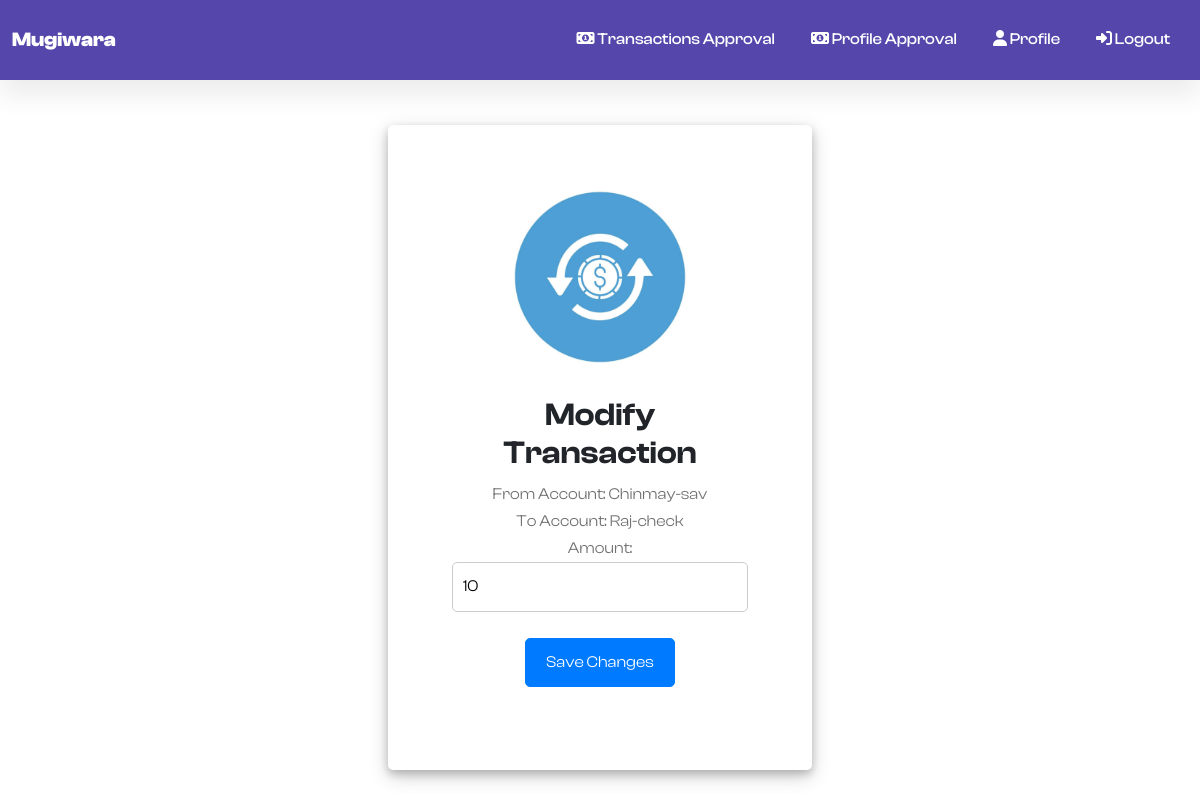
/modify_transaction/17/ (signed in), run on the app's committed database.
### users/models.py (models this page shows, shortened)
class Transactions(models.Model):
    transaction_status = {
        'pending': 'Waiting for approval',
        'rejected': 'Rejected',
        'approved': 'Approved'
    }
    transaction_type = {
        'transfer': 'transfer',
        'credit': 'credit',
        'debit': 'debit'
    }
    otp_type={
        'yes':'yes',
        'no':'no'
    }
    from_account = models.ForeignKey('Account', on_delete = models.CASCADE, related_name = 'from_account')
    to_account = models.ForeignKey('Account', on_delete = models.CASCADE, related_name = 'to_account')
    amount = models.BigIntegerField()
    transaction_status = models.CharField(max_length = 128, choices = transaction_status)
    transaction_handler = models.ForeignKey(BankingUser, on_delete = models.CASCADE, related_name = 'transaction_handler')
    transaction_type= models.CharField(max_length = 128, choices = transaction_type,default = 'Error')
    initiated = models.DateTimeField(auto_now_add = True)
    status_changed = models.DateTimeField(auto_now = True)
    otp = models.BigIntegerField(default = 0)
    otp_verified = models.CharField(max_length = 128, choices = otp_type,default = 'No Action')

class Account(models.Model):
    account_types = {
        'sav': 'Savings Account',
        'check': 'Checking Account'
    }
    account_status = {
        'o': 'Open',
        'c': 'Close',
    }
    modification_status = {
       'pending': 'Waiting for approval',
       'rejected': 'Rejected',
       'approved': 'Approved'
    }
    account_number = models.AutoField(primary_key = True)
    account_type = models.CharField(max_length = 128, choices = account_types)
    banking_user = models.ForeignKey('BankingUser', on_delete = models.CASCADE, related_name = 'banking_user')
    account_bal = models.BigIntegerField(default = 0)
    created_on = models.DateTimeField(auto_now_add = True)
    account_status = models.CharField(max_length = 32, choices = account_status, default = 'o')
    closed_on = models.DateTimeField(blank = True, null = True)
    modification_status = models.CharField(max_length = 32, choices = modification_status, default = 'pending')
    def __str__(self):
        return self.banking_user.user.first_name + '-' + self.account_type

class BankingUser(models.Model):
    User_types = {
        'iu_re': 'Regular Employee',
        'iu_sm': 'System Manager',
        'iu_sa': 'System Administrator',
        'eu_cust': 'Customer',
        'eu_mo': 'Merchant/Organization',
    }
    modification_status = {
        'pending': 'Waiting for Approval',
        'rejected': 'Rejected',
        'approved': 'Approved'
    }
    requesting_deletion = {
        'yes': 'Yes',
        'no': 'No'
    }
    user = models.OneToOneField(User, on_delete = models.CASCADE, related_name = 'user')
    usertype = models.CharField(max_length = 256, choices = User_types)
    dob = models.DateField(default = None, blank = True, null = True)
    mobile_number = models.CharField(max_length = 256, default=None, blank=True, null = True)
    street_address = models.CharField(max_length = 512, default=None, blank=True, null = True)
    city = models.CharField(max_length = 128, default=None, blank=True, null = True)
    state = models.CharField(max_length = 128, default=None, blank=True, null = True)
    zip_code = models.CharField(max_length = 10, default=None, blank=True, null = True)
    country = models.CharField(max_length = 256, default=None, blank=True, null = True)
    account_created = models.DateTimeField(auto_now_add = True, null = True)
    user_handler = models.ForeignKey("BankingUser", on_delete = models.CASCADE, related_name = 'internal_user', blank=True, null = True)
    pd_modification_status = models.CharField(max_length = 128, choices = modification_status, blank=True, null = True)
    pd_modified = models.DateTimeField(auto_now = True, blank=True, null = True)
    deletion = models.CharField(max_length = 128, choices = requesting_deletion, blank=True, null = True, default = 'no')
    deletion_status = models.CharField(max_length = 128, choices = modification_status, blank=True, null = True)

### users/views.py (the view)
# urls.py: path('modify_transaction/<int:transaction_id>/', modify_transaction, name='modify_transaction'),
@login_required
def modify_transaction(request, transaction_id):
   transaction = get_object_or_404(Transactions, id=transaction_id)
   if transaction.transaction_status not in ['approved', 'rejected']:
       form = TransactionsForm(instance=transaction)
       if request.method == 'POST':
           form = TransactionsForm(request.POST, instance=transaction)
           if form.is_valid():
               form.save()
               return redirect('all_transactions') # Use the name of the URL pattern
       return render(request, 'users/modify_transaction.html', {'form': form, 'transaction': transaction})
   else:
       return HttpResponse('<script>alert("Cannot modify. Transaction is already approved or declined."); window.history.back();</script>')

### users/forms.py
class TransactionsForm(forms.ModelForm):
    class Meta:
        model = Transactions
        fields = ['amount']

### users/templates/users/modify_transaction.html (shortened to what this page needs)
{% extends 'users/base.html' %}
{% block content %}
<!DOCTYPE html>
<html lang="en">
<head>
    <link rel="stylesheet" href="../../static/users/asset/css/modify_transaction.css">
</head>
<body>
    <div class="container forget-password">
        <div class="row">
            <div class="col-md-12 col-md-offset-4">
                <div class="panel panel-default">
                    <div class="panel-body">
                        <div class="text-center">
                            <img src="../../static/users/asset/images/modify_transactions.jpeg" alt="car-key" border="0">
                            <h2 class="text-center">Modify Transaction</h2>
                            <form class="withdraw-form" method="post">
                                <div class="form-group">
                                <label for="id_from_account">From Account:</label>
                                {{ form.instance.from_account }}
                                <br>
                                <label for="id_to_account">To Account:</label>
                                {{ form.instance.to_account }}
                                <br>
                                {{ form.as_p }}
                                <button type="submit" class="withdraw-button">Save Changes</button>
                                </div>
                            </form>
                        </div>
                    </div>
                </div>
            </div>
        </div>
    </div>
</body>
</html>
{% endblock %}

### users/static/users/asset/css/style.css (style rules this page uses)
:root { --c-dark: #212529; --c-brand: #4e57d4; --c-brand-light: #6970dd; --c-brand-rgb: 78, 87, 212; --c-body: #727272; --font-base: "ClashDisplay", sans-serif; --box-shadow: 0px 15px 25px rgba(0,0,0,0.08); --transition: all 0.5s ease; }
body { font-family: var(--font-base); line-height: 1.7; color: var(--c-body); }
h1, h2, h3,h4, h5, h6, .h1, .h2, .h3, .h4, .h5, .h6 { font-weight: 600; color: var(--c-dark); }
img { max-width: 100%; height: auto; }

### users/static/users/asset/css/modify_transaction.css (style rules this page uses)
.forget-password .panel-default { padding: 31%; margin-top: -27%; }
.forget-password .panel-body { padding: 15%; margin-bottom: -50%; background: #fff; border-radius: 5px; -webkit-box-shadow: 0 4px 8px 0 rgba(0, 0, 0, 0.2), 0 6px 20px 0 rgba(0, 0, 0, 0.19); }
.withdraw-button { background-color: #007bff; color: white; border: 1px solid #007bff; padding: 10px 20px; border-radius: 5px; cursor: pointer; }
img { width: 60%; margin-bottom: 10%; }
.form-group { margin-bottom: 20px; }
.withdraw-button { background-color: #007bff; color: white; border: 1px solid #007bff; padding: 10px 20px; border-radius: 5px; cursor: pointer; margin-top: 10px; }
input[type="text"], input[type="number"], select { width: 100%; padding: 10px; border: 1px solid #ccc; border-radius: 5px; }

### data on the page
Transactions: instance.from_account "Chinmay-sav", instance.to_account "Raj-check", amount "10"
